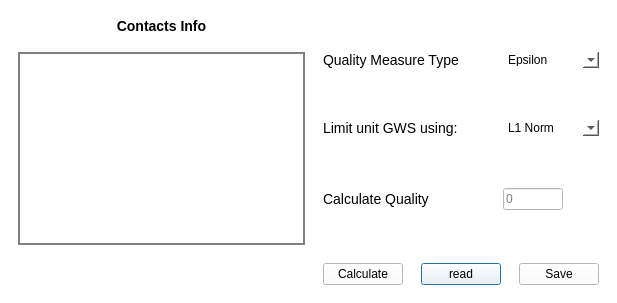
<?xml version="1.0" encoding="UTF-8"?>
<ui version="4.0">
 <class>Dialog</class>
 <widget class="QDialog" name="Dialog">
  <property name="geometry">
   <rect>
    <x>0</x>
    <y>0</y>
    <width>617</width>
    <height>303</height>
   </rect>
  </property>
  <property name="windowTitle">
   <string>quality_cal</string>
  </property>
  <layout class="QHBoxLayout" name="horizontalLayout">
   <property name="leftMargin">
    <number>0</number>
   </property>
   <property name="topMargin">
    <number>0</number>
   </property>
   <property name="rightMargin">
    <number>0</number>
   </property>
   <property name="bottomMargin">
    <number>0</number>
   </property>
   <item>
    <widget class="QWidget" name="widget" native="true">
     <property name="styleSheet">
      <string notr="true">background:white</string>
     </property>
     <layout class="QGridLayout" name="gridLayout_2">
      <property name="leftMargin">
       <number>18</number>
      </property>
      <property name="topMargin">
       <number>18</number>
      </property>
      <property name="rightMargin">
       <number>18</number>
      </property>
      <property name="bottomMargin">
       <number>18</number>
      </property>
      <property name="spacing">
       <number>18</number>
      </property>
      <item row="0" column="1" colspan="3">
       <layout class="QGridLayout" name="gridLayout">
        <item row="1" column="1">
         <widget class="QComboBox" name="comboBox_norm">
          <property name="styleSheet">
           <string notr="true">border:1pt solid gray</string>
          </property>
          <item>
           <property name="text">
            <string>L1 Norm</string>
           </property>
          </item>
          <item>
           <property name="text">
            <string>L Infinity Norm</string>
           </property>
          </item>
         </widget>
        </item>
        <item row="0" column="1">
         <widget class="QComboBox" name="comboBox_type">
          <property name="styleSheet">
           <string notr="true">border:1pt solid gray</string>
          </property>
          <item>
           <property name="text">
            <string>Epsilon</string>
           </property>
          </item>
          <item>
           <property name="text">
            <string>Volume</string>
           </property>
          </item>
         </widget>
        </item>
        <item row="1" column="0">
         <widget class="QLabel" name="label_3">
          <property name="styleSheet">
           <string notr="true">QLabel{font-size:14px;}</string>
          </property>
          <property name="text">
           <string>Limit unit GWS using:</string>
          </property>
         </widget>
        </item>
        <item row="2" column="0">
         <widget class="QLabel" name="label_4">
          <property name="styleSheet">
           <string notr="true">QLabel{font-size:14px;}</string>
          </property>
          <property name="text">
           <string>Calculate Quality</string>
          </property>
         </widget>
        </item>
        <item row="0" column="0">
         <widget class="QLabel" name="label_2">
          <property name="styleSheet">
           <string notr="true">QLabel{font-size:14px;}</string>
          </property>
          <property name="text">
           <string>Quality Measure Type</string>
          </property>
         </widget>
        </item>
        <item row="2" column="1">
         <widget class="QLineEdit" name="lineEdit_quality">
          <property name="maximumSize">
           <size>
            <width>60</width>
            <height>16777215</height>
           </size>
          </property>
          <property name="styleSheet">
           <string notr="true">QLable{border:2px solid black;width:300px;}</string>
          </property>
          <property name="placeholderText">
           <string>0</string>
          </property>
         </widget>
        </item>
       </layout>
      </item>
      <item row="1" column="3">
       <layout class="QHBoxLayout" name="horizontalLayout_2">
        <item>
         <widget class="QPushButton" name="pushButton_read">
          <property name="styleSheet">
           <string notr="true"/>
          </property>
          <property name="text">
           <string>read</string>
          </property>
         </widget>
        </item>
        <item>
         <widget class="QPushButton" name="pushButton_save">
          <property name="styleSheet">
           <string notr="true"/>
          </property>
          <property name="text">
           <string>Save</string>
          </property>
         </widget>
        </item>
       </layout>
      </item>
      <item row="0" column="0">
       <layout class="QVBoxLayout" name="verticalLayout">
        <item>
         <widget class="QLabel" name="label">
          <property name="styleSheet">
           <string notr="true">QLabel{font-size:14px;font-weight:700}</string>
          </property>
          <property name="text">
           <string>Contacts Info</string>
          </property>
          <property name="alignment">
           <set>Qt::AlignCenter</set>
          </property>
         </widget>
        </item>
        <item>
         <widget class="QTextEdit" name="textEdit_contacts">
          <property name="styleSheet">
           <string notr="true">border:2px solid gray;</string>
          </property>
         </widget>
        </item>
       </layout>
      </item>
      <item row="1" column="1" colspan="2">
       <widget class="QPushButton" name="pushButton_cal">
        <property name="styleSheet">
         <string notr="true"/>
        </property>
        <property name="text">
         <string>Calculate</string>
        </property>
       </widget>
      </item>
     </layout>
    </widget>
   </item>
  </layout>
 </widget>
 <resources/>
 <connections>
  <connection>
   <sender>pushButton_cal</sender>
   <signal>clicked()</signal>
   <receiver>Dialog</receiver>
   <slot>calculate()</slot>
   <hints>
    <hint type="sourcelabel">
     <x>369</x>
     <y>265</y>
    </hint>
    <hint type="destinationlabel">
     <x>322</x>
     <y>-22</y>
    </hint>
   </hints>
  </connection>
  <connection>
   <sender>pushButton_read</sender>
   <signal>clicked()</signal>
   <receiver>Dialog</receiver>
   <slot>read()</slot>
   <hints>
    <hint type="sourcelabel">
     <x>471</x>
     <y>272</y>
    </hint>
    <hint type="destinationlabel">
     <x>442</x>
     <y>-16</y>
    </hint>
   </hints>
  </connection>
 </connections>
 <slots>
  <slot>calculate()</slot>
  <slot>read()</slot>
 </slots>
</ui>
